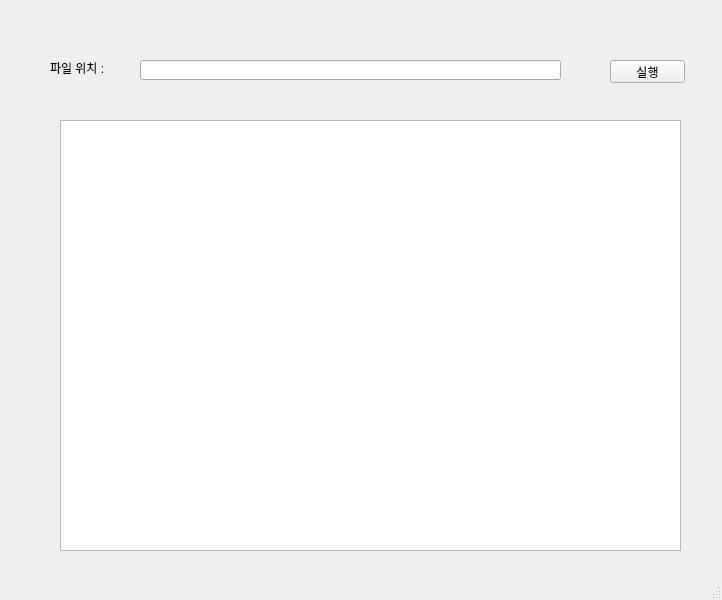
<?xml version="1.0" encoding="UTF-8"?>
<ui version="4.0">
 <class>MainWindow</class>
 <widget class="QMainWindow" name="MainWindow">
  <property name="geometry">
   <rect>
    <x>0</x>
    <y>0</y>
    <width>722</width>
    <height>600</height>
   </rect>
  </property>
  <property name="windowTitle">
   <string>MainWindow</string>
  </property>
  <widget class="QWidget" name="centralwidget">
   <widget class="QLabel" name="label">
    <property name="geometry">
     <rect>
      <x>50</x>
      <y>60</y>
      <width>81</width>
      <height>16</height>
     </rect>
    </property>
    <property name="text">
     <string>파일 위치 :</string>
    </property>
   </widget>
   <widget class="QLineEdit" name="lineEdit">
    <property name="geometry">
     <rect>
      <x>140</x>
      <y>60</y>
      <width>421</width>
      <height>20</height>
     </rect>
    </property>
   </widget>
   <widget class="QPushButton" name="pushButton">
    <property name="geometry">
     <rect>
      <x>610</x>
      <y>60</y>
      <width>75</width>
      <height>23</height>
     </rect>
    </property>
    <property name="text">
     <string>실행</string>
    </property>
   </widget>
   <widget class="QPlainTextEdit" name="plainTextEdit">
    <property name="geometry">
     <rect>
      <x>60</x>
      <y>120</y>
      <width>621</width>
      <height>431</height>
     </rect>
    </property>
   </widget>
  </widget>
  <widget class="QStatusBar" name="statusbar"/>
 </widget>
 <resources/>
 <connections/>
</ui>
